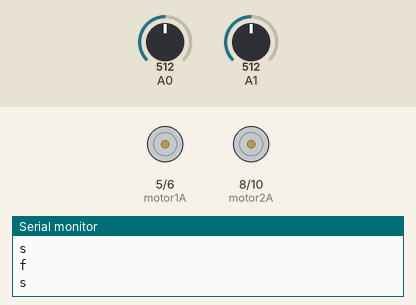
Bench run of a sketch on a simulated Arduino Uno, built with avr-gcc and run on an emulated ATmega328P. Shown: motor-driver pin pairs drawn as motors (green arrow = first pin HIGH = forward, orange = second pin HIGH = backward, longer = more drive, scaled by the enable pin), the last lines printed to the serial monitor. Inputs (shaded band) come from the test bench; at power-on: A0 = 512, A1 = 512.

Above: at 1.07 s.
1.3 s: A0 set to 810
4.3 s: A1 set to 793
7.3 s: A1 set to 814
At 7.55 s:
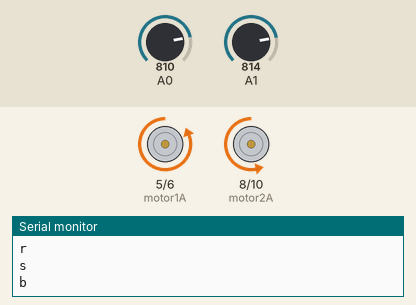
10.3 s: A0 set to 788
At 10.41 s:
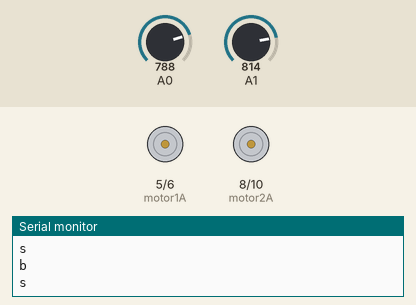
13.3 s: A1 set to 790
16.3 s: A1 set to 810
Timing chart, 0 to 20.3 s (numbered marks = the images above; inputs shaded):
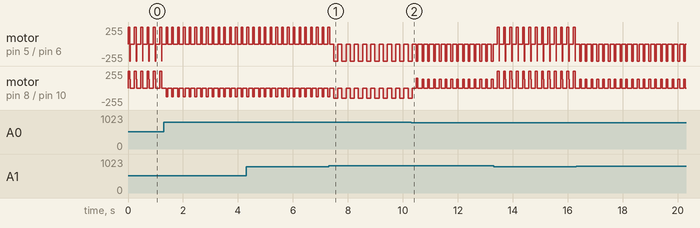

The sketch:

main.ino
```cpp
#include <Arduino.h>

#define motor1A 5
#define motor1B 6
#define motor1_EN 7  //一定要接且給予電壓(0~255)
#define motor2A 8
#define motor2B 10
#define motor2_EN 11

int timecount = 0;
int left_red_value = 0;
int right_red_value = 0;

void setup() {
  Serial.begin(9600);
  pinMode(motor1A, OUTPUT);
  pinMode(motor1B, OUTPUT);
  pinMode(motor1_EN, OUTPUT);
  pinMode(motor2A, OUTPUT);
  pinMode(motor2B, OUTPUT);
  pinMode(motor2_EN, OUTPUT);

  pinMode(A0, INPUT);  //左側紅外線感測器
  pinMode(A1, INPUT);  //右側紅外線感測器
}

void backward() {
  digitalWrite(motor1A, LOW);
  digitalWrite(motor1B, HIGH);
  digitalWrite(motor2A, LOW);
  digitalWrite(motor2B, HIGH);
  analogWrite(motor1_EN, 130);
  analogWrite(motor2_EN, 150);
  Serial.println("b");
  delay(150);
}

void forward() {
  digitalWrite(motor1A, HIGH);
  digitalWrite(motor1B, LOW);
  digitalWrite(motor2A, HIGH);
  digitalWrite(motor2B, LOW);
  analogWrite(motor1_EN, 128);
  analogWrite(motor2_EN, 255);
  Serial.println("f");
  delay(70);
}

void right() {
  digitalWrite(motor1A, HIGH);
  digitalWrite(motor1B, LOW);
  digitalWrite(motor2A, LOW);
  digitalWrite(motor2B, HIGH);
  analogWrite(motor1_EN, 130);
  analogWrite(motor2_EN, 130);
  Serial.println("r");
  delay(60);
}

void left() {
  digitalWrite(motor1A, LOW);
  digitalWrite(motor1B, HIGH);
  digitalWrite(motor2A, HIGH);
  digitalWrite(motor2B, LOW);
  analogWrite(motor1_EN, 130);
  analogWrite(motor2_EN, 130);
  Serial.println("l");
  delay(60);
}

void stop() {
  digitalWrite(motor1A, LOW);
  digitalWrite(motor1B, LOW);
  digitalWrite(motor2A, LOW);
  digitalWrite(motor2B, LOW);
  analogWrite(motor1_EN, 0);
  analogWrite(motor2_EN, 0);
  Serial.println("s");
  delay(100);
}

void loop() {
  //紅外線感測器
  right_red_value = analogRead(A0);
  left_red_value = analogRead(A1);
  if(left_red_value < 800 && right_red_value > 800)
  {
    right();
  }
  else if (left_red_value > 800 && right_red_value < 800)
  {
    left();
  }
  else if (left_red_value < 800 && right_red_value < 800)
  {
    forward();
    //left a little
    digitalWrite(motor1A, LOW);
    digitalWrite(motor1B, HIGH);
    digitalWrite(motor2A, HIGH);
    digitalWrite(motor2B, LOW);
    analogWrite(motor1_EN, 130);
    analogWrite(motor2_EN, 130);
    delay(10);
  }
  else
  {
    backward();
  }

  stop();
  delay(50);
  /* Serial.print(left_red_value);
  Serial.print("\t");
  Serial.println(right_red_value); */
}
```

Measured:
- the behaviour switches between 799 and 800 on A1 (found by bisection; images 0 and 1)
- the behaviour switches between 800 and 799 on A0 (found by bisection; images 1 and 2)
- after the input at 7.3 s, motor on pin 5 (motor1A) / pin 6 (motor1B): alternates backward 255/255 for 0.15 s and stopped for 0.15 s, starting after 0.18 s; motor on pin 8 (motor2A) / pin 10 (motor2B): alternates backward 150/255 for 0.15 s and stopped for 0.15 s, starting after 0.18 s
- after the input at 10.3 s, motor on pin 5 (motor1A) / pin 6 (motor1B): alternates backward 255/255 for 0.06 s and stopped for 0.15 s, starting after 0.25 s
- by itself, motor on pin 5 (motor1A) / pin 6 (motor1B): alternates forward 255/255 for 0.06 s and stopped for 0.15 s
- by itself, motor on pin 8 (motor2A) / pin 10 (motor2B): alternates backward 130/255 for 0.06 s and stopped for 0.15 s
